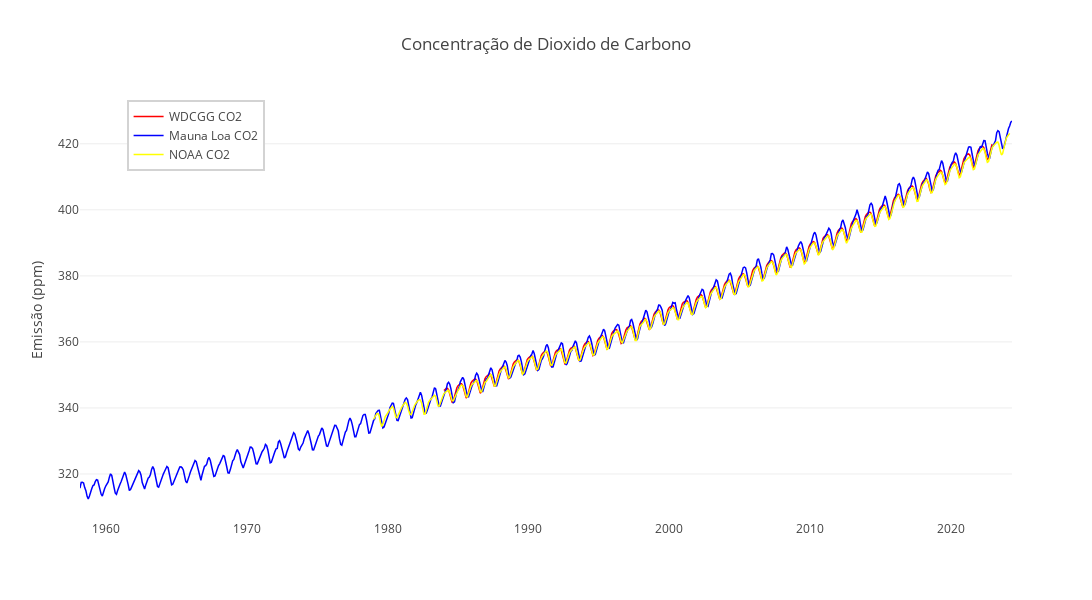

Source (notebook cell):
### Code cell
# Concentração de Dioxido de carbono ( Partes pot milhão )
fig = go.Figure()

color_dict = {
    'WDCGG CO2': 'red', 
    'Mauna Loa CO2': 'blue', 
    'NOAA CO2': 'yellow', 
}

for column in gas_global.columns[2:5]:
    color = color_dict.get(column, 'purple')
    fig.add_trace(go.Scatter(
        x=gas_global['Date'],
        y=gas_global[column],
        mode='lines',
        name=column,
        line=dict(color=color, width=1.5),
        hovertemplate=
        '<b>Year</b>: %{x}<br>'+
        '<b>Dataset</b>: '+column+'<br>'+
        '<b>Emissão (ppm)</b>: %{y:.2f}'+
        '<extra></extra>'
    ))

fig.update_layout(
    title_text='Concentração de Dioxido de Carbono',
    xaxis=dict(gridcolor='white'),  
    yaxis=dict(title='Emissão (ppm)'),
    template='none',
    width=1200,
    height=600,
    legend=dict(x=0.05, y=1, bordercolor='Lightgray', borderwidth=2)  
)

fig.show()

### Figure 1 — Plotly figure (JSON) as saved in the notebook; plotly's stock layout.template omitted (floating-point values rounded to 4 significant figures; data arrays with more than 128 entries replaced by an {"elided": "..."} marker saying what was removed)
{"data": [{"hovertemplate": "<b>Year</b>: %{x}<br><b>Dataset</b>: WDCGG CO2<br><b>Emissão (ppm)</b>: %{y:.2f}<extra></extra>", "line": {"color": "red", "width": 1.5}, "mode": "lines", "name": "WDCGG CO2", "type": "scatter", "x": {"elided": "2742 str values"}, "y": {"elided": "2742 float values"}}, {"hovertemplate": "<b>Year</b>: %{x}<br><b>Dataset</b>: Mauna Loa CO2<br><b>Emissão (ppm)</b>: %{y:.2f}<extra></extra>", "line": {"color": "blue", "width": 1.5}, "mode": "lines", "name": "Mauna Loa CO2", "type": "scatter", "x": {"elided": "2742 str values"}, "y": {"elided": "2742 float values"}}, {"hovertemplate": "<b>Year</b>: %{x}<br><b>Dataset</b>: NOAA CO2<br><b>Emissão (ppm)</b>: %{y:.2f}<extra></extra>", "line": {"color": "yellow", "width": 1.5}, "mode": "lines", "name": "NOAA CO2", "type": "scatter", "x": {"elided": "2742 str values"}, "y": {"elided": "2742 float values"}}], "layout": {"height": 600, "legend": {"bordercolor": "Lightgray", "borderwidth": 2, "x": 0.05, "y": 1}, "title": {"text": "Concentração de Dioxido de Carbono"}, "width": 1200, "xaxis": {"autorange": true, "gridcolor": "white", "range": ["1958-03-01", "2024-05-01"], "type": "date"}, "yaxis": {"autorange": true, "range": [306.1, 433.3], "title": {"text": "Emissão (ppm)"}, "type": "linear"}}}
